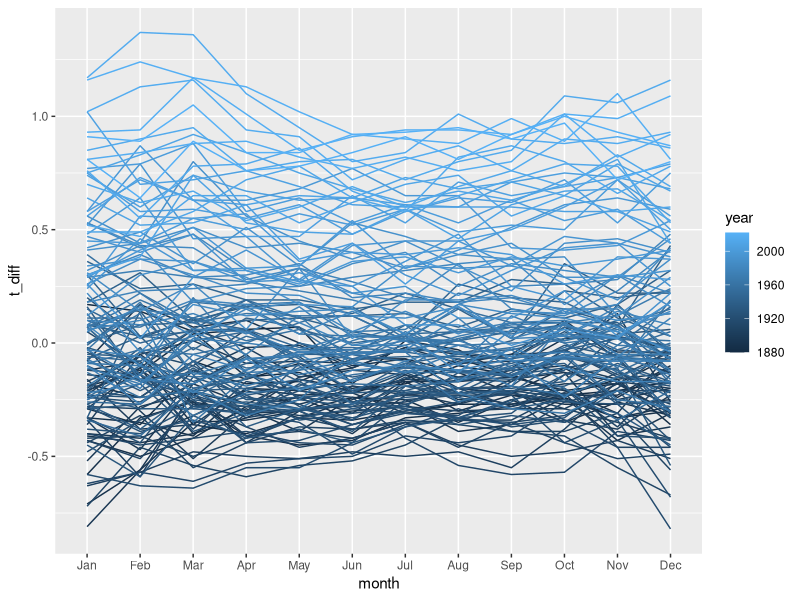
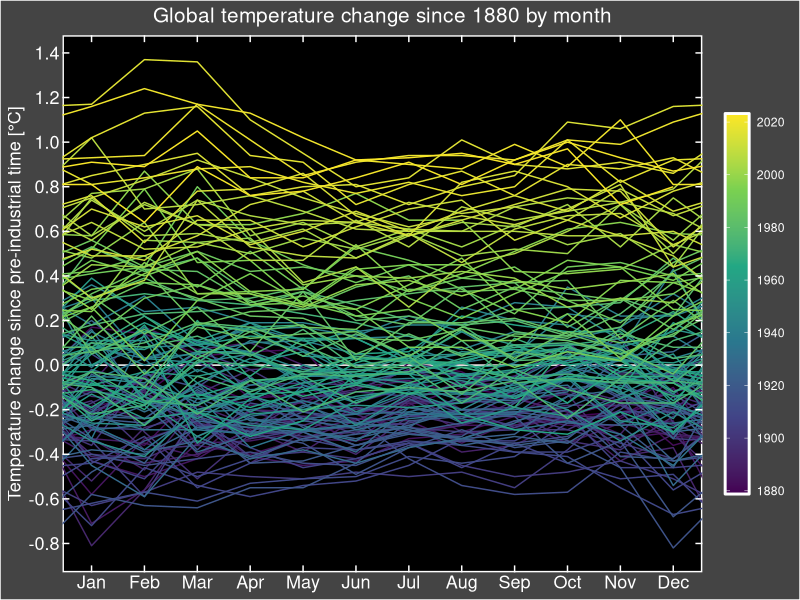
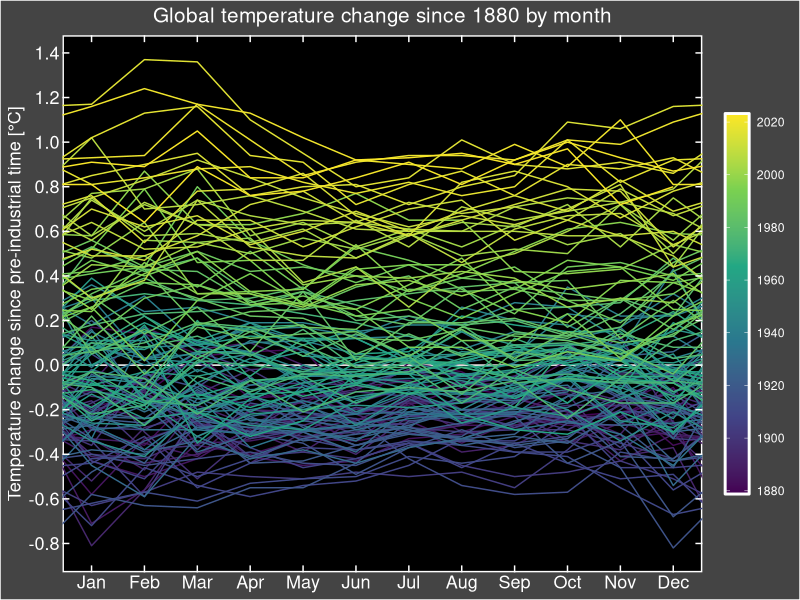

R code for these plots, in order:
library(tidyverse)

# 1. First plot
t_diff <- 
  read_csv("data/GLB.Ts+dSST.csv", skip = 1, na = "***") %>% #load CSV file, skip 1st rows, na value in the data is "***"
  select(year = Year, month.abb) %>% #month.abb is constant R build-in. which is the same as our datatype
  # Tidy dataframe by converting month in 1 column accept for year
  #Pivot dataframe for all columns except for year column, Give a name of month column
  pivot_longer(-year, names_to = "month", values_to = "t_diff") %>%
  drop_na() %>% #Ignore NA value
  mutate(month = factor(month, levels = month.abb)) #Order months into numerical order rather than alphabit order, define month as a factor
  
  
t_diff %>%
  ggplot(aes(x = month, y = t_diff, group = year, color = year)) +
  geom_line()

# 2. Second plot: There are data in preceding year and next year.
# Need to create 3 separated dataframes

t_diff <- 
  read_csv("data/GLB.Ts+dSST.csv", skip = 1, na = "***") %>% #load CSV file, skip 1st rows
  select(year = Year, month.abb) %>% #month.abb is constant R build-in. which is the same as our datatype
  # Tidy dataframe by converting month in 1 column accept for year
  #Pivot dataframe for all columns except for year column, Give a name of month column
  pivot_longer(-year, names_to = "month", values_to = "t_diff") %>%
  drop_na() #Ignore NA value
  

# Create 3 Separated dataframe
# Create dataframe for preceding December
last_dec <-
  t_diff %>%
  filter(month == "Dec") %>% #Filter December
  mutate(year = year + 1,   #Calculate preceding year by using the original data
         month = "last_Dec") #Rename Dec to last_Dec

#Create dataframe for next Jan
next_jan <-
  t_diff %>%
  filter(month == "Jan") %>% #Filter January
  mutate(year = year - 1,    # Add extra year
         month = "next_Jan") # Rename it

#Combine 3 dataframes
bind_rows(last_dec,t_diff,next_jan) %>%
  mutate(month = factor(month, levels = c("last_Dec", month.abb, "next_Jan")), #Order months into numerical order rather than alphabet order, define month as a factor
         month_number = as.numeric(month)-1) %>% #Change the scale in x axis to number from 0-13. Factor is a vector of character. It is stored as an order. We use as.numeric to return factor to number
  ggplot(aes(x = month_number, y = t_diff, group = year, color = year)) +
  geom_hline(yintercept = 0, color = "white") + # Add white line at 0 y intercept
  geom_line()+
  scale_x_continuous(breaks = 1:12, #Set x axis and its coordinator
                     labels = month.abb,
                     sec.axis = dup_axis(name = NULL, labels = NULL)) +
  scale_y_continuous(breaks = seq(-2,2,0.2), sec.axis = dup_axis(name = NULL, labels = NULL)) + #Rescale y axis
  scale_color_viridis_c(breaks = seq(1880,2020,20), #Change the color to continuous scale. Re-scale the legend
                        guide = guide_colorbar(frame.colour = "white",
                                               frame.linewidth = 1)) + #Add white border around the legend 
  coord_cartesian(xlim = c(1,12)) +
  labs(x = NULL, # Add label
      y = "Temperature change since pre-industrial time [\u00B0C]",
      title = "Global temperature change since 1880 by month") + 
  theme(
    panel.background = element_rect(fill = "black", color = "white", size = 1), #Add black color and white border. Increase border line size
    plot.background = element_rect(fill = "#444444"),
    panel.grid = element_blank(), # Remove grid line color
    axis.text = element_text(color = "white", size = 13), # Add color text
    axis.ticks = element_line(color = "white"), # Change tick mark color
    axis.ticks.length = unit(-5, "pt"), #Put tick mark into the plot by 5 points
    axis.title = element_text(color = "white", size = 13),
    plot.title = element_text(color = "white", hjust = 0.5, size = 15),
    legend.title = element_blank(), # Remove legend title
    legend.background = element_rect(fill = NA),
    legend.text = element_text(color = "white"),
    legend.key.height = unit(55, "pt") #Adjust the legend height
  )

ggsave("figures/temperature_lines.png", width = 8, height = 4.5)
